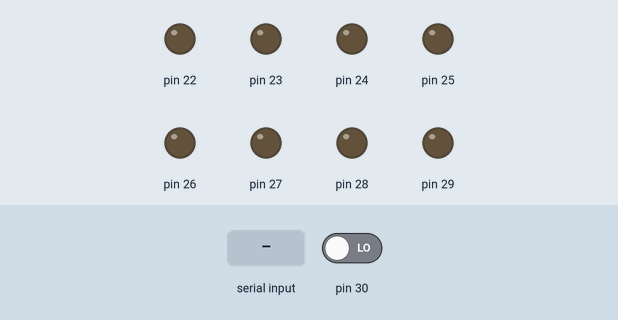
Bench run of a sketch on a simulated Arduino Mega 2560, built with avr-gcc and run on an emulated ATmega2560. Parts: output pins drawn as LEDs (lit = HIGH). The test bench sets the inputs (shaded band); at power-on: pin 30 LOW.

Above: at 1.2 s.
1.3 s: "0" received over the second serial link
At 2.4 s:
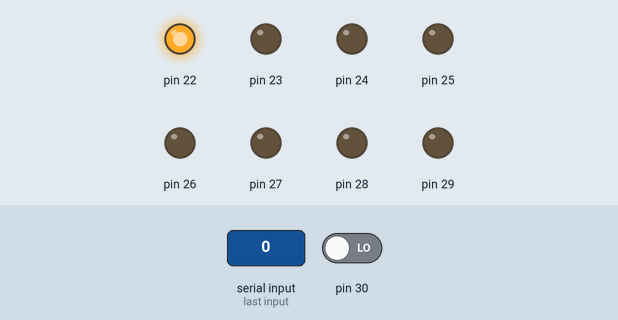
2.8 s: pin 30 driven HIGH
At 3.1 s:
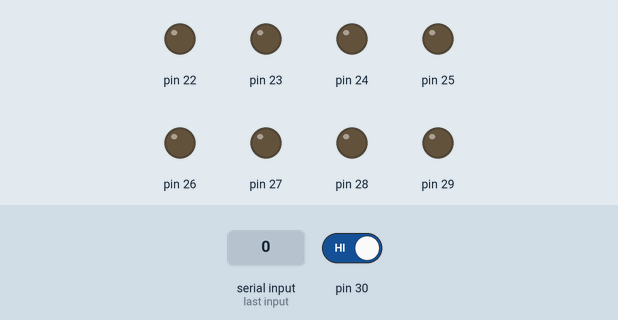
Timing chart, 0 to 5.8 s (numbered marks = the images above; inputs shaded):
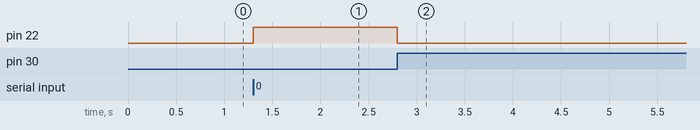

Measured:
- after the input at 1.3 s, pin 22: LOW → HIGH at once
- after the input at 2.8 s, pin 22: HIGH → LOW at once

The sketch:

Receptor.ino
```cpp
int ent;
//entrada

void desplazar(){
//proceso
  while(bitRead(PINC,7) == LOW){
    bitSet(PORTA,0);
  }
  bitClear(PORTA,0);
}

void setup(){

  Serial1.begin(9600);
  Serial.begin(9600);
  DDRA = B11111111;          //habilitación puertos
}


void loop(){

  if (Serial1.available()>0)
  {
    ent=Serial1.read();
    if(ent=='0')
    {
      Serial1.println("Moviendo");
      desplazar();
      Serial1.println("Paro");
    }
  }
  //fin
}
```
